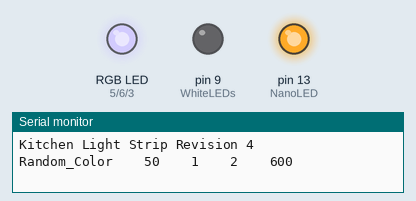
A sketch run on a simulated Arduino Nano, built with avr-gcc and run on an emulated ATmega328P. Shown: an RGB LED mixed from three pins (HIGH = lit), output pins drawn as LEDs (lit = HIGH), the last lines printed to the serial monitor. Dim RGB values are drawn brighter than linear; random numbers use the default seed unless the sketch sets one.

Above: at 0.16 s.
At 4.97 s:
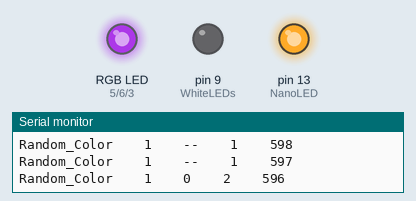
At 9.78 s:
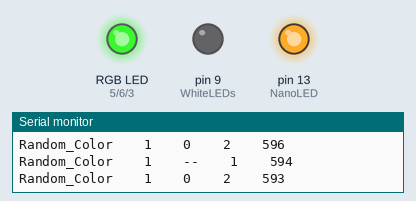
At 19.7 s:
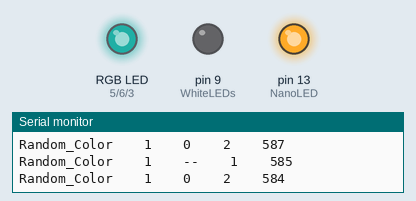
At 29.63 s:
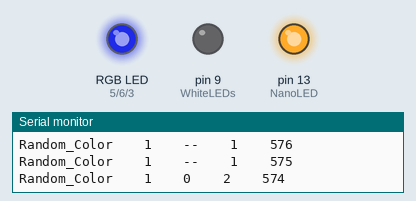
At 39.55 s:
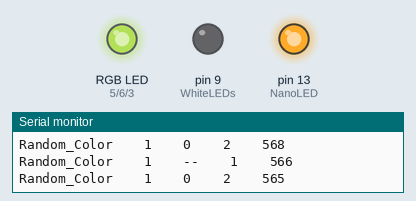
Timing chart, 0 to 40.0 s (numbered marks = the images above):
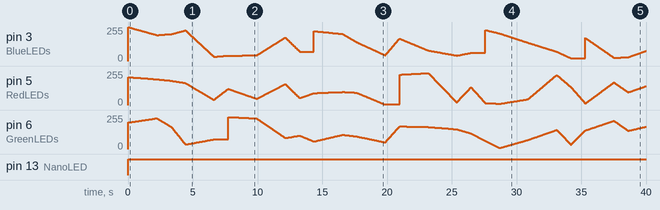

Measured:
- by itself, pin 13 (NanoLED): LOW → HIGH at 0.01 s

The sketch:

KLS.ino
```cpp
///////////////////////////////////////////////////////////////////////////////////
// Light Strip Controller
//
// October 29, 2018
//
// Red, Green, Blue, and White Light Strip Controller
// The hardware is based on a 2A 12V power supply, Arduino Nano microcontroller, four
// IRLB8721 MOSFET drivers. There are two light strips; one is white and the other is RGB.
// There is one MOSFET for each color, each controlled by a PWM pin from the Nano.
///////////////////////////////////////////////////////////////////////////////////

const int REVISION_NUMBER = 4;

const int OFF = LOW;
const int ON = HIGH;
const int NIL = -1;

const int DEBUG_MAJOR_IMPACT = 99;
const int DEBUG_MEDIUM_IMPACT = 50;
const int DEBUG_MINOR_IMPACT = 20;
const int DEBUG_MINIMAL_IMPACT = 10;

const int DEBUG_LEVEL = DEBUG_MEDIUM_IMPACT;

const int RedLEDs = 5; // controller hdw dependent PWM pin association
const int GreenLEDs = 6; // controller hdw dependent PWM pin association
const int BlueLEDs = 3; // controller hdw dependent PWM pin association
const int WhiteLEDs = 9; // controller hdw dependent PWM pin association

const int NanoLED = 13; // This is the Arduino Nano's onboard LED pre-defined pin
int NanoLEDState = OFF;

////////////////////////// RGBW Color Presets ////////////////////////////////////

const int FULL_INTENSITY = 255;
const int PALID_INTENSITY = 50;
const int NO_COLOR = 0;

struct color_def
{
  int red;
  int green;
  int blue;
  int white;
};

typedef struct color_def color_type;

color_type red = {FULL_INTENSITY, NO_COLOR, NO_COLOR, NO_COLOR};
color_type green = {NO_COLOR, FULL_INTENSITY, NO_COLOR, NO_COLOR};
color_type blue = {NO_COLOR, NO_COLOR, FULL_INTENSITY, NO_COLOR};
color_type purple = {FULL_INTENSITY, NO_COLOR, PALID_INTENSITY, NO_COLOR};
color_type yellow = {NO_COLOR, FULL_INTENSITY, FULL_INTENSITY, NO_COLOR};
color_type blank = {NO_COLOR, NO_COLOR, NO_COLOR, NO_COLOR};
color_type white = {NO_COLOR, NO_COLOR, NO_COLOR, FULL_INTENSITY};
color_type cool_white = {FULL_INTENSITY, FULL_INTENSITY, FULL_INTENSITY, FULL_INTENSITY};

color_type palid_red = {PALID_INTENSITY, NO_COLOR, NO_COLOR, NO_COLOR};
color_type palid_green = {NO_COLOR, PALID_INTENSITY, NO_COLOR, NO_COLOR};
color_type palid_blue = {NO_COLOR, NO_COLOR, PALID_INTENSITY, NO_COLOR};
color_type palid_blank = {NO_COLOR, NO_COLOR, NO_COLOR, NO_COLOR};
color_type palid_white = {NO_COLOR, NO_COLOR, NO_COLOR, PALID_INTENSITY};
color_type palid_purple = {PALID_INTENSITY, NO_COLOR, PALID_INTENSITY / 8, NO_COLOR};
color_type palid_yellow = {PALID_INTENSITY, PALID_INTENSITY, NO_COLOR, NO_COLOR};

////////////////////Heartbeat / Strobe Settings /////////////////////////////////////////////

const unsigned long MS_PER_MIN = 60000;
const unsigned int MS_PER_SEC = 1000;
const unsigned int SECS_PER_MIN = 60;
const int HEARTBEAT_MS = 200;
const int RANDOM_RANGE = 50;

///////////////////////////////////////////////////////////////////////////////////


void setup()
{
  pinMode(RedLEDs, OUTPUT);
  pinMode(GreenLEDs, OUTPUT);
  pinMode(BlueLEDs, OUTPUT);
  pinMode(WhiteLEDs, OUTPUT);

  redWrite(OFF);
  greenWrite(OFF);
  blueWrite(OFF);
  whiteWrite(OFF);

  pinMode(NanoLED, OUTPUT);

  randomSeed(analogRead(0)); //use noisy pin 0 as the wildcard

  if (DEBUG_LEVEL > OFF) {
    Serial.begin(9600);
    Serial.print("Kitchen Light Strip Revision ");
    Serial.println(REVISION_NUMBER);
  }

}

///////////////////////////////////////////////////////////////////////////////////

void loop()
{

  randomColor(2,50,600); // fast color changes (2 sec), 50% interval variability, for 5 minutes)

  strobe(palid_white, 5, 600, 5);

  for(int hb = 15; hb < 60; hb++){
    heartbeat(palid_red, hb);
  }
  for(int hb = 59; hb > 15; hb--){
    heartbeat(palid_red, hb);
  }
  heartbeat(palid_purple,15);
}

///////////////////////////////////////////////////////////////////////////////////

void showColor(color_type color_val, int duration) {

  analogWrite(RedLEDs, color_val.red);
  analogWrite(GreenLEDs, color_val.green);
  analogWrite(BlueLEDs, color_val.blue);
  analogWrite(WhiteLEDs, color_val.white);
  delay( duration);
}

///////////////////////////////////////////////////////////////////////////////////

void transitionColor(color_type start, color_type finish, int duration) {

  color_type current;
  float red_increment;
  float green_increment;
  float blue_increment;
  float white_increment;

  red_increment = (float)(finish.red - start.red) / (float)duration;
  green_increment = (float)(finish.green - start.green) / (float)duration;
  blue_increment = (float)(finish.blue - start.blue) / (float)duration;
  white_increment = (float)(finish.white - start.white) / (float)duration;
  float_debug(DEBUG_MAJOR_IMPACT, "transitionColor increments", red_increment, green_increment, blue_increment, white_increment);

  current = start;
  for (int i = 0; i < duration; i++) {
    current.red = start.red + (int)(red_increment * (float)i);
    current.green = start.green + (int) (green_increment * (float)i);
    current.blue = start.blue + (int) (blue_increment * (float)i);
    current.white = start.white + (int)(white_increment * (float)i);
    int_debug(DEBUG_MAJOR_IMPACT, "transitionColor current", current.red, current.green, current.blue, current.white);
    showColor(current, 1);
  }
  showColor(finish, 1); // in case it rounds off below the finish color

}

///////////////////////////////////////////////////////////////////////////////////

void fade_in (color_type color_val, int duration) {
  transitionColor(blank, color_val, duration);
}

///////////////////////////////////////////////////////////////////////////////////

void fade_out (color_type color_val, int duration) {
  transitionColor(color_val, blank, duration);
}

///////////////////////////////////////////////////////////////////////////////////

void heartbeat (color_type color_val, int heartrate) {

  unsigned long milliseconds_between_beats;
  unsigned long heartbeat_milliseconds;
  unsigned long total_heartbeat_milliseconds;

  heartbeat_milliseconds = HEARTBEAT_MS + random(-RANDOM_RANGE, RANDOM_RANGE);
  total_heartbeat_milliseconds = heartrate*heartbeat_milliseconds*5; // based on 5x heartbeat_milliseconds used in fade_in, fade_out sequence below
  if(total_heartbeat_milliseconds > MS_PER_MIN){
    total_heartbeat_milliseconds = MS_PER_MIN -random(0, RANDOM_RANGE);
  }

  milliseconds_between_beats = (MS_PER_MIN-total_heartbeat_milliseconds)/heartrate;
  int_debug(DEBUG_MEDIUM_IMPACT, "heartbeat", heartbeat_milliseconds, heartrate, total_heartbeat_milliseconds, milliseconds_between_beats);
  flipNanoLED();
  fade_in(color_val, heartbeat_milliseconds*1.5);
  fade_out(color_val, heartbeat_milliseconds);
  flipNanoLED();
  delay(heartbeat_milliseconds/2);
  flipNanoLED();
  fade_in(color_val, heartbeat_milliseconds*1.5);
  fade_out(color_val, heartbeat_milliseconds);
  flipNanoLED();
  delay(milliseconds_between_beats);
}


///////////////////////////////////////////////////////////////////////////////////
//
// strobe() --
//              flash_time is the duration, in milliseconds, of each flash
//              frequency is flashes / minute
//              duration is total # seconds

void strobe (color_type color, int flash_time, int frequency, int duration) {

int loop_delay;
float loops_per_second;
int loops;

  loop_delay = (MS_PER_MIN-(flash_time * frequency)) / frequency;
  loops_per_second = (float) frequency / SECS_PER_MIN;
  loops = (int) (loops_per_second * (float) duration);
  int_debug(DEBUG_MEDIUM_IMPACT, "Strobe  ",loop_delay, frequency, duration, loops);

  for (int i = 0; i < loops; i++){
    flipNanoLED();
    showColor(color, flash_time);
    showColor(blank, loop_delay);
    flipNanoLED();
  }

}


/////////////////////////randomColor//////////////////////////////////////////////////
// Speed is the interval, in seconds, of the initial color change.
// chaos - is a percentage factor used to randomize the interval defined by 'speed'
// duration -- lengthy in seconds to run (approximate)

void randomColor(int change_speed, int chaos, int duration){

  color_type color1;
  color_type color2;
  int next_interval;
  int   variability_range;
  int random_val = 0;

  color1 = randomize_color();
  variability_range = (int)((float) change_speed * (float)((float)chaos / 100.0));
  next_interval = change_speed;
  int_debug(DEBUG_MEDIUM_IMPACT, "Random_Color", chaos, variability_range, next_interval, duration);

  while (duration >= 0) {
    color2 = randomize_color();
    flipNanoLED();
    transitionColor (color1, color2, next_interval*MS_PER_SEC);
    flipNanoLED();
    duration = duration - next_interval;
    random_val = random((-variability_range), (variability_range));
    next_interval = change_speed + random_val;
    color1 = color2;
    int_debug(DEBUG_MEDIUM_IMPACT, "Random_Color", variability_range, random_val, next_interval, duration);
  }

}

///////////////////////////////////////////////////////////////////////////////////
color_type randomize_color(){

color_type color;
  color.red = random(0,255);
  color.green = random(0,255);
  color.blue = random(0,255);
  color.white = 0;

  return color;

}
///////////////////////////////////////////////////////////////////////////////////

void whiteWrite (int value) {
  analogWrite(WhiteLEDs, value);
}

///////////////////////////////////////////////////////////////////////////////////

void greenWrite (int val) {
  analogWrite(GreenLEDs, val);
}

///////////////////////////////////////////////////////////////////////////////////

void redWrite (int value) {
  analogWrite(RedLEDs, value);
}
///////////////////////////////////////////////////////////////////////////////////

void blueWrite (int value) {
  analogWrite(BlueLEDs, value);
}

///////////////////////////////////////////////////////////////////////////////////


void flipNanoLED() {
  if (NanoLEDState == OFF) {
    digitalWrite(NanoLED, ON);
    NanoLEDState = ON;
  } else {
    digitalWrite(NanoLED, OFF);
    NanoLEDState = OFF;
  }
}
///////////////////////////////////////////////////////////////////////////////////

void int_debug(int level, char * str, int val1, int val2, int val3, int val4) {


  if (level <= DEBUG_LEVEL) {
    Serial.print(str);
    Serial.print("    ");
    if (val1 != NIL) {
      Serial.print(val1);
      Serial.print("    ");
    } else {
      Serial.print("--");
      Serial.print("    ");
    }
    if (val2 != NIL) {
      Serial.print(val2);
      Serial.print("    ");
    } else {
      Serial.print("--");
      Serial.print("    ");
    }
    if (val3 != NIL) {
      Serial.print(val3);
      Serial.print("    ");
    } else {
      Serial.print("--");
      Serial.print("    ");
    }
    if (val4 != NIL) {
      Serial.print(val4);
      Serial.print("    ");
    } else {
      Serial.print("--");
    }
    Serial.println("\n");
  }
  //  delay(10);
}

///////////////////////////////////////////////////////////////////////////////////

void float_debug(int level, char * str, float val1, float val2, float val3, float val4) {

  if (level <= DEBUG_LEVEL) {
    Serial.print(str);
    Serial.print("    ");
    if (val1 != NIL) {
      Serial.print(val1);
      Serial.print("    ");
    } else {
      Serial.print("--");
      Serial.print("    ");
    }
    if (val2 != NIL) {
      Serial.print(val2);
      Serial.print("    ");
    } else {
      Serial.print("--");
      Serial.print("    ");
    }
    if (val3 != NIL) {
      Serial.print(val3);
      Serial.print("    ");
    } else {
      Serial.print("--");
      Serial.print("    ");
    }
    if (val4 != NIL) {
      Serial.print(val4);
      Serial.print("    ");
    } else {
      Serial.print("--");
    }
    Serial.println("\n");
  }
  // delay(10);
}
```
